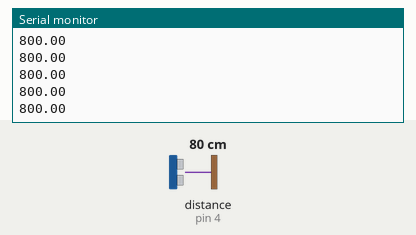
Simulated run of this sketch. Board: Arduino Uno, built with avr-gcc and run on an emulated ATmega328P. On the bench: the last lines printed to the serial monitor. The inputs (shaded band) are chosen by the test bench; at power-on: distance to the obstacle (sensor on pin 4) 80 cm. The echo pulse lasts 58.3 µs per cm.

Above: at 1.2 s.
1.3 s: distance to the obstacle (sensor on pin 4) set to 2 cm
At 2.4 s:
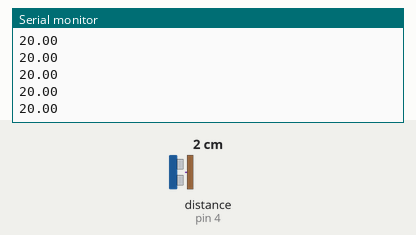
2.8 s: distance to the obstacle (sensor on pin 4) set to 4 cm
At 3.6 s:
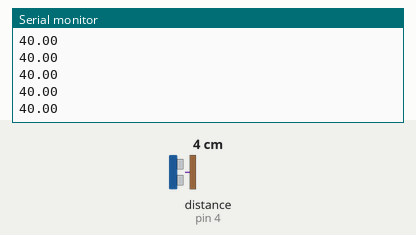
Timing chart, 0 to 5.8 s (numbered marks = the images above; inputs shaded):
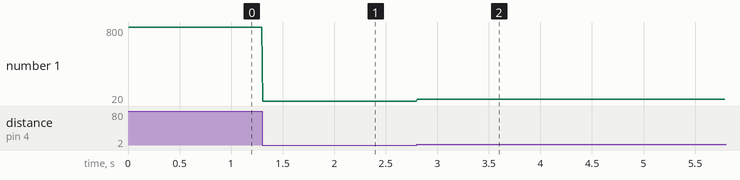

Measured:
- after the input at 1.3 s, the serial monitor: prints a new line at once (image 1)
- after the input at 2.8 s, the serial monitor: prints a new line at once (image 2)
- plotted number 1: 800 → 20 after the input at 1.3 s, 20 → 40 after the input at 2.8 s

The sketch:

8_ultrassom.ino
```cpp
#include <hcsr04.h>

#define TRIG_PIN 5 // D1
#define ECHO_PIN 4 // D2

HCSR04 hcsr04(TRIG_PIN, ECHO_PIN, 20, 4000);

void setup(){
    Serial.begin(115200);
}

void loop() {
    Serial.println(hcsr04.distanceInMillimeters());
    delay(10);
}
```
